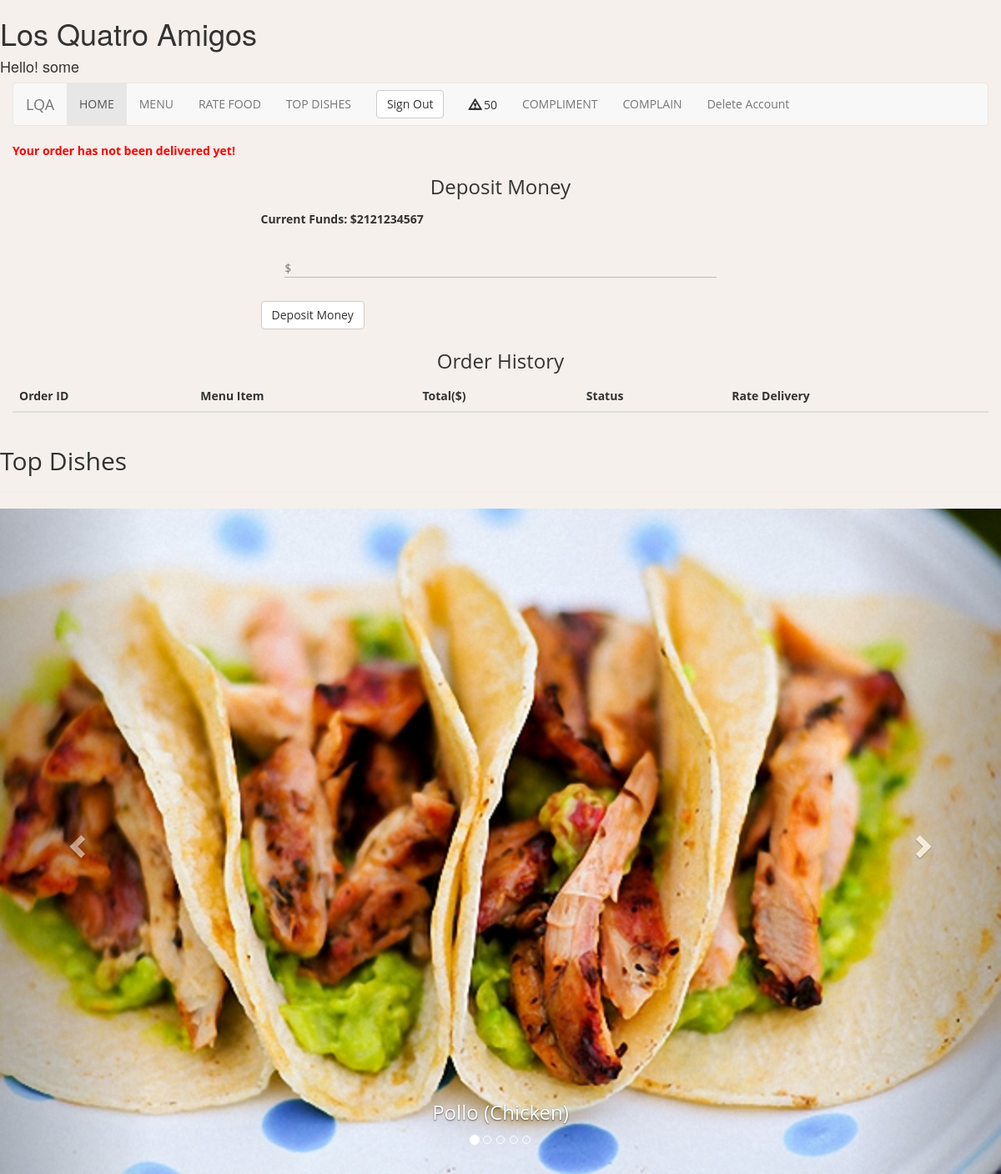
Page /delivery_rating/1 (signed in) on the committed database.
### tables this page shows
CREATE TABLE users (
    user_id VARCHAR(9) not null,
    f_name varchar(20) not null,
    l_name varchar(40) not null,
    password VARCHAR(20) NOT NULL,
    address varchar(40) not null,
    city varchar(20) not null,
    state nchar(2) not null,
    postal nchar(5) not null,
    apt varchar(5),
    longitude decimal(9,6),
    latitude decimal (9,6),
    phone nchar(10) not null,
    memb_since DATE not null,
    acc_funds decimal(7,2) not null,
    registered nchar(1) not null,
    warnings int,
    VIP nchar(1) not null,
    order_count nchar(5) not null,
    cash_spent nchar(5) not null,
    PRIMARY KEY (user_id)
    );

CREATE TABLE menus (
    chef_id VARCHAR(5) not null,
    item_pic text,
    menu_id VARCHAR(5) not null,
    item_name text not null,
    price decimal(5,2) not null,
    rating varchar(1),
    rating_quantity varchar(5),
    item_description text not null,
    order_count varchar(5) not null,
    FOREIGN KEY (chef_id) REFERENCES chefs(chef_id)
    );

### app/models/views.py (the view)
@app.route('/delivery_rating/<order_id>',methods=["GET","POST"])
def delivery_rating(order_id):
    print(order_id)
    order_id = order_id[0]#for some reason order_id returns a number followed by a " e.g 1"
    db = db_connect()
    status = db.select_order_status(order_id)
    print(status[0])
    if int(status[0]) == 0:
        flash("Your order has not been delivered yet!")
    else:
        rating = request.form["delivery_rating"]
        db.update_delivery_rating(order_id,rating)
        flash("Thank you for rating!")
    return view_user_page()

### app/models/models.py (called while the page is built)
    def select_user_info(self,user_id):
        result = self.cur.execute("SELECT * FROM users WHERE user_id = '%s'" %user_id).fetchall()
        return result

    def select_top5_rated(self):
        result = self.cur.execute("SELECT item_name, item_pic, rating FROM menus ORDER BY order_count DESC LIMIT 5 ").fetchall()
        return result

    def select_user_orders(self,user_id):
        result = self.cur.execute("SELECT * FROM orders WHERE user_id='{}'".format(user_id)).fetchall()
        return result

    def select_join_orders_status(self,user_id):
        result = self.cur.execute("SELECT orders.*, deliveryinfo.status FROM orders INNER JOIN "
                                  "deliveryinfo ON orders.order_id = deliveryinfo.order_id WHERE deliveryinfo.user_id ='{}'".format(user_id)).fetchall()
        return result

    def select_order_status(self,order_id):
        result = self.cur.execute("SELECT status FROM deliveryinfo WHERE order_id = '{}'".format(order_id)).fetchone()
        return result

    def select_warnings(self,user_id):
        result = self.cur.execute("SELECT warnings FROM users WHERE user_id = '{}'".format(user_id)).fetchone()
        return result

### app/models/views.py (called while the page is built, shortened)
def required_roles(*roles):
    def wrapper(f):
        @wraps(f)
        def wrapped(*args, **kwargs):
            if get_current_user_role() not in roles:
                flash('Authentication error, please check your details and try again', 'error')
                return redirect(url_for('index'))
            return f(*args, **kwargs)
        return wrapped
    return wrapper

def get_current_user_role():
    return session.get('role')

@app.route('/loginUser/')
@required_roles('user')
def view_user_page():
    db = db_connect()
    user_info = db.select_user_info(session.get("user"))[0]
    orders = db.select_join_orders_status(session.get("user"))
    warnings = db.select_warnings(session.get('user'))
    print(warnings)
    top_five_all = db.select_top5_rated()
    top_five_user = top5_user(session.get("user"))
    i = 0
    while len(top_five_user) < 5:
        top_five_user.append(top_five_all[i])
        i += 1
    top_five = top_five_user
    print(top_five)
    return render_template("loginUSER.html", warnings = warnings,top_five=top_five, orders=orders, user_info=user_info)  # order_status = order_status)

def top5_user(user):
    db = db_connect()
    user_orders = db.select_user_orders(user)
    top5 = []
    top5 = sorted(top5, key=lambda z: z[2], reverse=True)
    return top5

### app/templates/loginUSER.html (shortened to what this page needs)
<!DOCTYPE html>
<html lang="en">
      <head>
        <link href="{{ url_for('static', filename='bootstrap/css/bootstrap.css') }}" rel="stylesheet">
        <link href="{{ url_for('static', filename='style.css') }}" rel="stylesheet">
        <link rel="stylesheet" href="https://maxcdn.bootstrapcdn.com/bootstrap/3.3.7/css/bootstrap.min.css">
      </head>
      <body>
            <h1> Los Quatro Amigos</h1> <h4>Hello! {{ session['user'] }}</h4>
            <div class="container-fluid">
                <div class="row">
                    <div class="col-md-12">
                        <nav class="navbar navbar-default" role="navigation">
                            <div class="navbar-header">
                                 <a class="navbar-brand" href="#">LQA</a>
                            </div>
                            <div class="collapse navbar-collapse" id="bs-example-navbar-collapse-1">
                                <ul class="nav navbar-nav">
                                    <li class="active">
                                        <a href="{{ url_for('index') }}">HOME</a>
                                    </li>
                                    <li>
                                        <a href="{{ url_for('showMenu') }}">MENU</a>
                                    </li>
                                    <li>
                                        <a href="{{ url_for('show_ratings')}}">RATE FOOD</a>
                                    </li>
                                    <li>
                                        <a href="#top_dishes">TOP DISHES</a>
                                    </li>
                                    <li>
                                        <form class="navbar-form navbar-left" role="search" action={{ url_for('logout') }}>
                                            <button type="submit" class="btn btn-default">
                                                Sign Out
                                            </button>
                                    </li>
                                </ul>
                                <form class="navbar-form navbar-left" role="search">
                                    <div class="form-group">
                                        <div class="Warnings">
                                        <span class="glyphicon glyphicon-warning-sign"></span> {{ warnings[0] }}
                                        </div>
                                    </div>
                                </form>
                                <ul class="nav navbar-nav">
                                    <li>
                                        <a href="{{url_for('show_compliment_form')}}">COMPLIMENT</a>
                                    </li>
                                    <li>
                                        <a href="{{url_for('show_complaint_form')}}">COMPLAIN</a>
                                    </li>
                                    <li>
                                        <a href="{{('delete_account')}}">Delete Account</a>
                                    </li>
                                </ul>
                            </div>
                        </nav>
                    </div>
                </div>
                    <div class="row">
                        <div class="col-md-12">
                        <div><font color="red">
                 {% with messages = get_flashed_messages() %}
             {% if messages %}
                 {% for message in messages %}
                     <b>{{ message }} </b>
                 {% endfor %}
             {% endif %}
         {% endwith %}
                        </font></div>
                            <h3 class="text-center">
                                Deposit Money
                            </h3>
                        <table class="table-condensed" width="50%">
                                <thead>
                                    <tr>
                                        <th>
                                            Current Funds: ${{ user_info[13] }}
                                        </th>
                                    </tr>
                                    <tr>
                                        <td>
                                            <form action="{{ url_for('deposit_money') }}" method="POST">
                                                <input type="number" class="input_form_sign d_block active_inp" placeholder="$" name="money" autocomplete="off">
                                            <button type="submit" class="btn btn-default">
                                                  Deposit Money
                                              </button>
                                            </form>
                                        </td>
                                    </tr>
                                </thead>
                        </table>
                            <h3 class="text-center">
                                Order History
                            </h3>
                            <table class="table">
                                <thead>
                                    <tr>
                                        <th>
                                            Order ID
                                        </th>
                                        <th>
                                            Menu Item
                                        </th>
                                        <th>
                                            Total($)
                                        </th>
                                        <th>
                                            Status
                                        </th>
                                        <th>
                                            Rate Delivery
                                        </th>
                                    </tr>
                                </thead>
                            </table>
                        </div>
                    </div>
                    <div class="row">
                        <div class="col-md-12">
                        </div>
                    </div>
            </div>
            <header id="top_dishes">
                        <h2>Top Dishes</h2>
                        <hr class="small">
                 <div id="myCarousel" class="carousel slide" data-ride="carousel">
                        <ol class="carousel-indicators">
                            <li data-target="#myCarousel" data-slide-to="0" class="active"></li>
                            <li data-target="#myCarousel" data-slide-to="1"></li>
                            <li data-target="#myCarousel" data-slide-to="2"></li>
                            <li data-target="#myCarousel" data-slide-to="3"></li>
                            <li data-target="#myCarousel" data-slide-to="4"></li>
                        </ol>
                        <div class="carousel-inner" >
                            <div class="item active">
                                <img src="{{ url_for('static', filename='img/foodimages/{}'.format(top_five[0][1])) }} " alt="Pic 1" style="width: 100%">
                                <div class="carousel-caption">
                                    <h3>{{ top_five[0][0] }}</h3>
                                </div>
                            </div>
                        </div>
                        <a class="left carousel-control" href="#myCarousel" data-slide="prev">
                            <span class="glyphicon glyphicon-chevron-left"></span>
                        </a>
                        <a class="right carousel-control" href="#myCarousel" data-slide="next">
                            <span class="glyphicon glyphicon-chevron-right"></span>
                        </a>
                 </div>
            </header>
    </body>
</html>

### app/static/style.css (style rules this page uses)
* { margin: 0px auto; padding: 0px; font-family: 'Open Sans', sans-serif; }
.input_form_sign { position: relative; float: left; width: 90%; border: none; border-bottom: 1px solid #B0BEC5 ; background-color: transparent; font-size: 14px; outline: none; transition: all 0.5s; height: 0px; margin: 0px; padding: 0px; opacity: 0; display: none; }
.active_inp { margin: 5% 5% ; padding: 10px 0px; opacity: 1; height: 5px; }
.d_block { display: block; }

### app/templates/loginUSER.html (style rules this page uses)
body { background-color: #F5F0EC; }
.Warnings { padding-top: 8px; }

### rows in the picture
users: user "some", warnings "50", acc_funds "2121234567"
menus: item_pic (picture), item_name "Pollo (Chicken)"

### other values in the picture
{{ message }} "Your order has not been delivered yet!"
